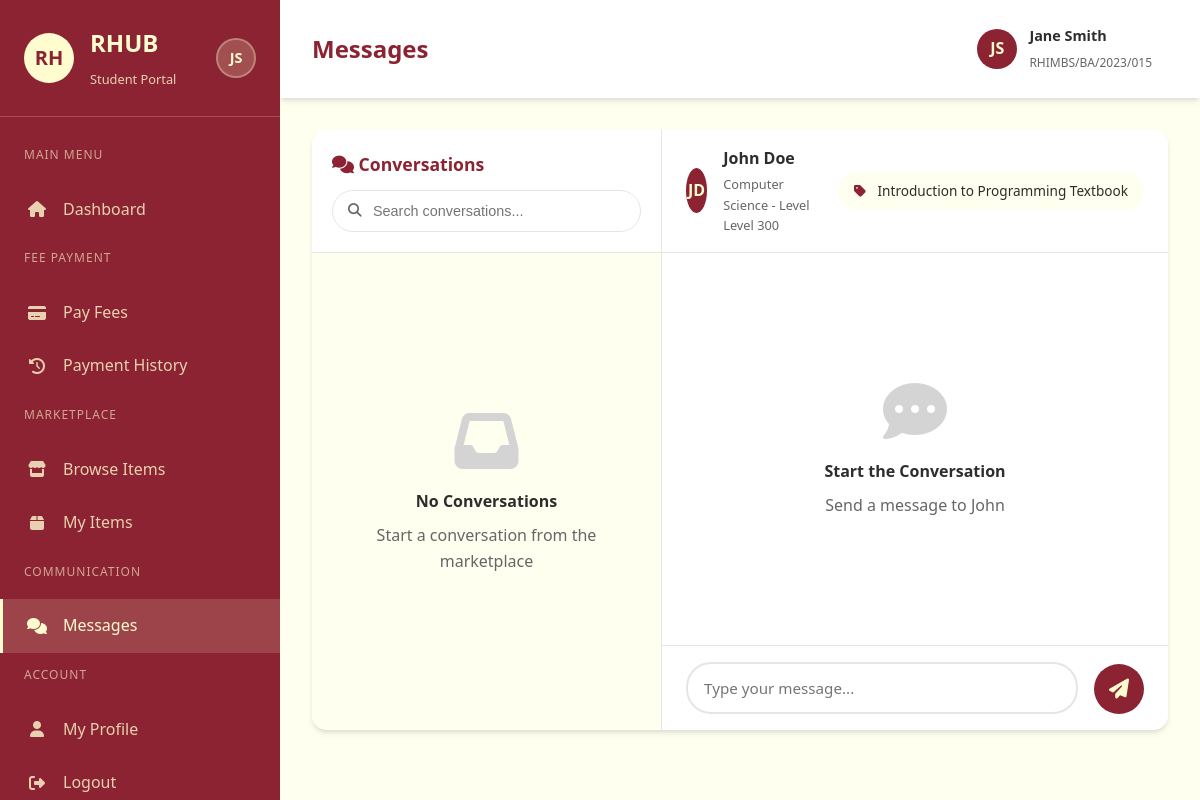
Screenshot of /messages.php?to=1&item=1 (signed in) with the database file from the repository.
### tables this page shows
CREATE TABLE IF NOT EXISTS users (
    id INT AUTO_INCREMENT PRIMARY KEY,
    full_name VARCHAR(100) NOT NULL,
    email VARCHAR(100) NOT NULL UNIQUE,
    password VARCHAR(255) NOT NULL,
    department VARCHAR(100) NOT NULL,
    level VARCHAR(50) NOT NULL,
    matricule VARCHAR(50) NOT NULL UNIQUE,
    phone VARCHAR(20) DEFAULT NULL,
    profile_image VARCHAR(255) DEFAULT NULL,
    is_active TINYINT(1) DEFAULT 1,
    created_at TIMESTAMP DEFAULT CURRENT_TIMESTAMP,
    updated_at TIMESTAMP DEFAULT CURRENT_TIMESTAMP ON UPDATE CURRENT_TIMESTAMP,
    INDEX idx_email (email),
    INDEX idx_matricule (matricule)
);

CREATE TABLE IF NOT EXISTS marketplace_items (
    id INT AUTO_INCREMENT PRIMARY KEY,
    seller_id INT NOT NULL,
    buyer_id INT DEFAULT NULL,
    title VARCHAR(150) NOT NULL,
    description TEXT NOT NULL,
    price DECIMAL(12, 2) NOT NULL,
    category VARCHAR(50) NOT NULL,
    item_condition ENUM('new', 'like_new', 'good', 'fair', 'used') DEFAULT 'used',
    image_url VARCHAR(255) DEFAULT NULL,
    status ENUM('available', 'reserved', 'sold') DEFAULT 'available',
    views INT DEFAULT 0,
    sold_at TIMESTAMP NULL,
    created_at TIMESTAMP DEFAULT CURRENT_TIMESTAMP,
    updated_at TIMESTAMP DEFAULT CURRENT_TIMESTAMP ON UPDATE CURRENT_TIMESTAMP,
    FOREIGN KEY (seller_id) REFERENCES users(id) ON DELETE CASCADE,
    FOREIGN KEY (buyer_id) REFERENCES users(id) ON DELETE SET NULL,
    INDEX idx_seller_id (seller_id),
    INDEX idx_status (status),
    INDEX idx_category (category)
);

### messages.php (the view, shortened to what the rows shown need)
<?php
require_once 'config/database.php';
require_once 'includes/helpers.php';
$conn = getDBConnection();
$student_id = getCurrentStudentId();
$stmt = $conn->prepare("SELECT * FROM users WHERE id = ?");
$stmt->bind_param("i", $student_id);
$stmt->execute();
$user = $stmt->get_result()->fetch_assoc();
$to_student_id = isset($_GET['to']) ? intval($_GET['to']) : 0;
$item_id = isset($_GET['item']) ? intval($_GET['item']) : 0;
$active_chat = isset($_GET['chat']) ? intval($_GET['chat']) : $to_student_id;
$other_user = null;
$chat_item = null;
if ($active_chat > 0) {
    $stmt = $conn->prepare("SELECT * FROM users WHERE id = ?");
    $stmt->bind_param("i", $active_chat);
    $stmt->execute();
    $other_user = $stmt->get_result()->fetch_assoc();
    if ($item_id > 0) {
        $stmt = $conn->prepare("SELECT * FROM marketplace_items WHERE id = ?");
        $stmt->bind_param("i", $item_id);
        $stmt->execute();
        $chat_item = $stmt->get_result()->fetch_assoc();
    }
    $stmt = $conn->prepare("
        SELECT m.*, u.full_name as sender_name
        FROM messages m
        JOIN users u ON m.sender_id = u.id
        WHERE (m.sender_id = ? AND m.receiver_id = ?) OR (m.sender_id = ? AND m.receiver_id = ?)
        ORDER BY m.created_at ASC
    ");
    $stmt->bind_param("iiii", $student_id, $active_chat, $active_chat, $student_id);
    $stmt->execute();
    $messages = $stmt->get_result();
}
?>
<!DOCTYPE html>
<html lang="en">
<head>
    <link rel="stylesheet" href="assets/css/style.css">
    <link rel="stylesheet" href="assets/css/dashboard.css">
    <link rel="stylesheet" href="assets/css/messages.css">
    <link rel="stylesheet" href="https://cdnjs.cloudflare.com/ajax/libs/font-awesome/6.4.0/css/all.min.css">
</head>
<body>
    <div class="dashboard-wrapper">
        <?php include 'includes/sidebar.php'; ?>
        <div class="main-content">
            <header class="top-header">
                <div class="header-left">
                    <h1 class="page-title">Messages</h1>
                </div>
                <div class="header-right">
                    <div class="user-profile">
                        <div class="user-avatar">
                            <?php if ($currentAvatar): ?>
                                <img src="<?php echo htmlspecialchars($currentAvatar); ?>" alt="Profile" style="width: 100%; height: 100%; border-radius: 50%; object-fit: cover;">
                            <?php else: ?>
                                <?php echo getUserInitials($user['full_name']); ?>
                            <?php endif; ?>
                        </div>
                        <div class="user-info">
                            <h4><?php echo htmlspecialchars($user['full_name']); ?></h4>
                            <span><?php echo htmlspecialchars($user['matricule'] ?? ''); ?></span>
                        </div>
                    </div>
                </div>
            </header>
            <div class="dashboard-content">
                <div class="messages-container">
                    <div class="chat-area <?php echo $active_chat > 0 ? 'active' : ''; ?>" id="chatArea">
                        <?php if ($other_user): ?>
                            <div class="chat-header">
                                <div class="chat-user">
                                    <div class="avatar">
                                        <?php $otherAvatar = getUserAvatar($other_user); ?>
                                        <?php if ($otherAvatar): ?>
                                            <img src="<?php echo htmlspecialchars($otherAvatar); ?>" alt="<?php echo htmlspecialchars($other_user['full_name']); ?>" style="width: 100%; height: 100%; border-radius: 50%; object-fit: cover;">
                                        <?php else: ?>
                                            <?php echo getUserInitials($other_user['full_name']); ?>
                                        <?php endif; ?>
                                    </div>
                                    <div class="user-details">
                                        <h4><?php echo htmlspecialchars($other_user['full_name']); ?></h4>
                                        <p><?php echo htmlspecialchars($other_user['department']); ?> - Level <?php echo htmlspecialchars($other_user['level']); ?></p>
                                    </div>
                                </div>
                                <?php if ($chat_item): ?>
                                    <div class="chat-item-info">
                                        <i class="fas fa-tag"></i>
                                        <?php echo htmlspecialchars($chat_item['title']); ?>
                                    </div>
                                <?php endif; ?>
                            </div>
                            <div class="chat-messages" id="chatMessages">
                                <?php if (isset($messages) && $messages->num_rows > 0): ?>
                                    <?php
                                    $current_date = '';
                                    while ($msg = $messages->fetch_assoc()):
                                        $msg_date = date('Y-m-d', strtotime($msg['created_at']));
                                        if ($msg_date !== $current_date):
                                            $current_date = $msg_date;
                                    ?>
                                        <div class="date-separator">
                                            <span><?php echo date('F d, Y', strtotime($msg['created_at'])); ?></span>
                                        </div>
                                    <?php endif; ?>
                                        <div class="message <?php echo $msg['sender_id'] == $student_id ? 'sent' : 'received'; ?>">
                                            <div class="avatar">
                                                <?php $senderAvatar = $msg['sender_id'] == $student_id ? $currentAvatar : $otherAvatar; ?>
                                                <?php if ($senderAvatar): ?>
                                                    <img src="<?php echo htmlspecialchars($senderAvatar); ?>" alt="<?php echo htmlspecialchars($msg['sender_name']); ?>" style="width: 100%; height: 100%; border-radius: 50%; object-fit: cover;">
                                                <?php else: ?>
                                                    <?php echo getUserInitials($msg['sender_name']); ?>
                                                <?php endif; ?>
                                            </div>
                                            <div class="message-content">
                                                <p><?php echo nl2br(htmlspecialchars($msg['message'])); ?></p>
                                                <span class="time"><?php echo date('h:i A', strtotime($msg['created_at'])); ?></span>
                                            </div>
                                        </div>
                                    <?php endwhile; ?>
                                <?php else: ?>
                                    <div class="no-conversation">
                                        <i class="fas fa-comment-dots"></i>
                                        <h4>Start the Conversation</h4>
                                        <p>Send a message to <?php echo htmlspecialchars(explode(' ', $other_user['full_name'])[0]); ?></p>
                                    </div>
                                <?php endif; ?>
                            </div>
                            <form method="POST" action="" class="chat-input">
                                <textarea name="message" placeholder="Type your message..." rows="1" required id="messageInput"></textarea>
                                <button type="submit">
                                    <i class="fas fa-paper-plane"></i>
                                </button>
                            </form>
                        <?php endif; ?>
                    </div>
                </div>
            </div>
        </div>
    </div>
</body>
</html>

### includes/sidebar.php (shortened to what the rows shown need)
<?php
require_once 'helpers.php';
?>
<aside class="sidebar" id="sidebar">
    <div class="sidebar-header">
        <div class="sidebar-brand">
            <h2>RHUB</h2>
        </div>
        <div class="sidebar-user">
            <?php
            $user = [
                'id' => $_SESSION['student_id'],
                'full_name' => $_SESSION['student_name'],
                'profile_image' => $_SESSION['student_image'] ?? null,
                'matricule' => $_SESSION['student_matricule'] ?? null,
                'department' => $_SESSION['student_department'] ?? null,
                'level' => $_SESSION['student_level'] ?? null,
            ];
            $currentAvatar = getUserAvatar($user);
            ?>
            <?php if ($currentAvatar): ?>
                <img src="<?php echo htmlspecialchars($currentAvatar); ?>" alt="Profile" class="sidebar-profile-img">
            <?php else: ?>
                <div class="sidebar-profile-placeholder"><?php echo getUserInitials($user['full_name']); ?></div>
            <?php endif; ?>
        </div>
    </div>
</aside>

### rows the page displays
users: full_name "JS", full_name "Jane Smith", matricule "RHIMBS/BA/2023/015"
users: full_name "JD", full_name "John Doe", department "Computer Science", level "Level 300", full_name "John"
marketplace_items: title "Introduction to Programming Textbook"
